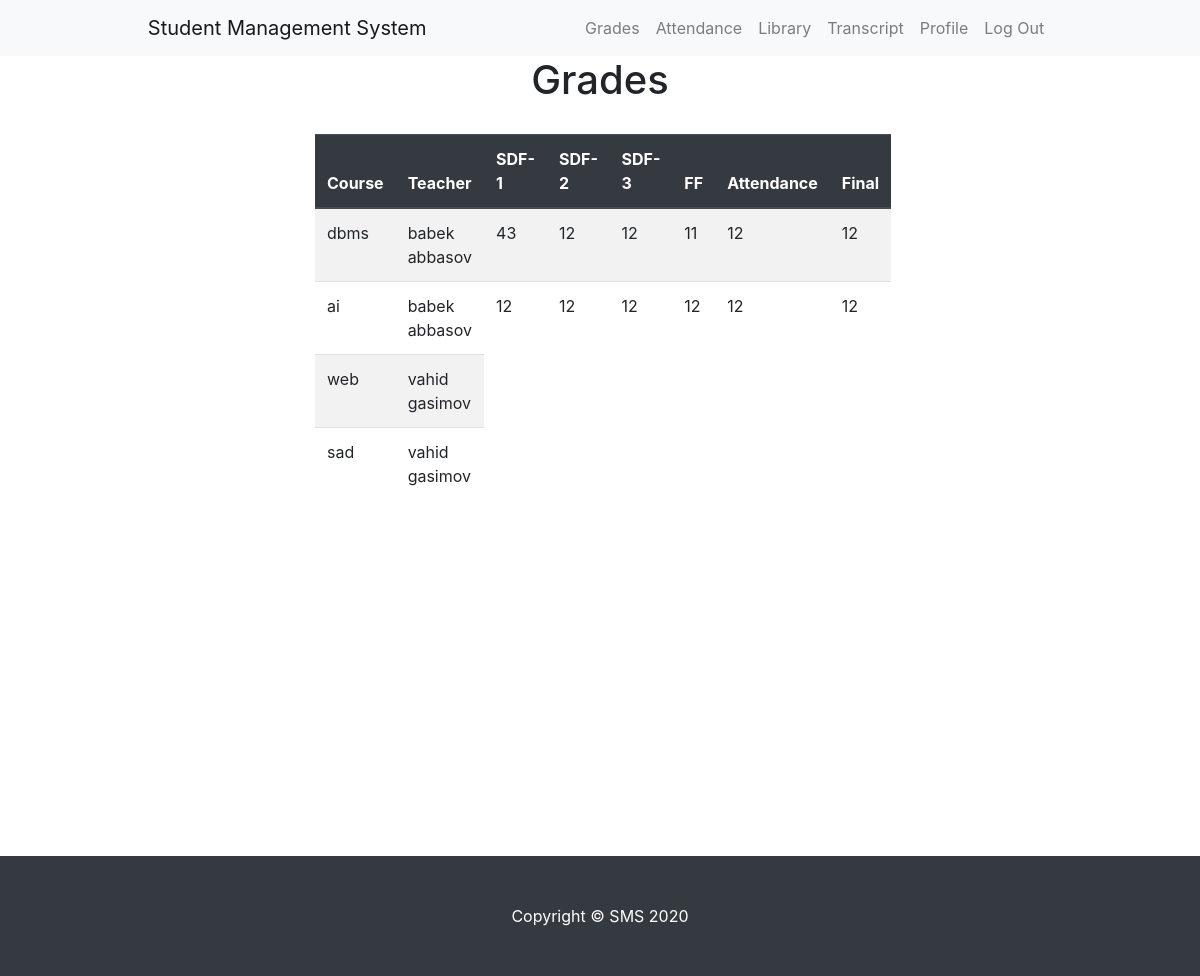
Screenshot of /UMS-client/sms/grades.php (signed in) with the database file from the repository.
### tables this page shows
CREATE TABLE `ctc` (
  `id` int(11) NOT NULL,
  `classId` int(11) NOT NULL,
  `teacherId` int(11) NOT NULL,
  `courseId` int(11) NOT NULL
);

CREATE TABLE `course` (
  `id` int(11) NOT NULL,
  `name` varchar(30) NOT NULL,
  `courseCode` int(11) NOT NULL,
  `depId` int(11) NOT NULL
);

CREATE TABLE `user` (
  `id` int(11) NOT NULL,
  `fname` varchar(30) NOT NULL,
  `lname` varchar(30) NOT NULL,
  `country` varchar(30) NOT NULL,
  `city` varchar(30) NOT NULL,
  `birth` date NOT NULL,
  `sex` varchar(30) NOT NULL,
  `username` varchar(30) NOT NULL,
  `password` varchar(30) NOT NULL,
  `job` varchar(30) NOT NULL
);

CREATE TABLE `grade` (
  `id` int(11) NOT NULL,
  `studentId` int(11) NOT NULL,
  `courseId` int(11) NOT NULL,
  `sdf1` int(3) DEFAULT NULL,
  `sdf2` int(3) DEFAULT NULL,
  `sdf3` int(3) DEFAULT NULL,
  `ff` int(3) DEFAULT NULL,
  `attendance` int(3) DEFAULT NULL,
  `final` int(3) DEFAULT NULL
);

### UMS-client/sms/grades.php (the view, shortened to what this page needs)
<?php
	include "connection.php";
?>
<!DOCTYPE html>
<html>
	<head>
		<link rel="stylesheet" href="https://maxcdn.bootstrapcdn.com/bootstrap/4.3.1/css/bootstrap.min.css">
		<link rel="stylesheet" href="style/index-style.css"/>
	</head>
	<body >
		 <nav class="navbar navbar-expand-lg navbar-light bg-light">
		<div class="container">
		<a class="navbar-brand" href="?action=home">Student Management System</a>
		  <div class="collapse navbar-collapse" id="navbarSupportedContent">
			<ul class="navbar-nav ml-auto">
			<li class="nav-item">
				<a class="nav-link" href="?action=grades">Grades</a>
			  </li>
			<li class="nav-item">
				<a class="nav-link"href="?action=attendance">Attendance</a>
			  </li>
			 <li class="nav-item">
				<a class="nav-link" href="?action=library">Library</a>
			  </li>
			  <li class="nav-item">
				<a class="nav-link" href="?action=transcript">Transcript</a>
			  </li>
			  <li class="nav-item">
				<a class="nav-link" href="?action=profile">Profile</a>
			  </li>
			  <li class="nav-item">
				<a class="nav-link" href="?action=logout">Log Out</a>
			  </li>
			</ul>
		  </div>
		  </div>
		</nav>
  <div style="min-height:800px;" class="container1" >
		<div style="margin:auto;" class="col-lg-8">
		<h1 style="text-align:center; margin:auto;"> Grades </h1>
<table style="margin-top:30px; margin-bottom:50px;" class="table table-striped table-hover table-responsive-sm">
    <thead class="thead-dark">
	 <tr>
        <th>Course</th>
        <th>Teacher</th>
		<th>SDF-1</th>
		<th>SDF-2</th>
		<th>SDF-3</th>
		<th>FF</th>
		<th>Attendance</th>
		<th>Final</th>
      </tr>
    </thead>
    <tbody  id="mytable">
		<?php
		$username = $_SESSION["username"];
		$sql6="SELECT *  FROM user WHERE username= '$username' and job='student'";
		$result6 = mysqli_query($conn, $sql6);
		$row6=mysqli_fetch_assoc($result6);
		$id = $row6["id"];
		$sql7="SELECT * FROM  addstudent WHERE studentId = '$id' ";
		$result7 = mysqli_query($conn, $sql7);
		$row7=mysqli_fetch_assoc($result7);
		$classId = $row7["classId"];
		$sql8="SELECT * FROM  ctc WHERE classId = '$classId' ";
		$result8 = mysqli_query($conn, $sql8);
		while($row8=mysqli_fetch_assoc($result8)){
		$teacherId = $row8["teacherId"];
		$courseId = $row8["courseId"];
		$sql3="SELECT * FROM course WHERE id = '$courseId' ";
		$result3 = mysqli_query($conn, $sql3);
		$row3=mysqli_fetch_assoc($result3);
		$sql4="SELECT * FROM user WHERE id = '$teacherId' ";
		$result4 = mysqli_query($conn, $sql4);
		$row4=mysqli_fetch_assoc($result4);
		?>
		<tr>
					<td><?php echo $row3["name"];?></td>
					<td><?php echo $row4["fname"]; echo " ".$row4["lname"];?></td>
		<?php
		$sql2="SELECT * FROM  grade WHERE courseId = '$courseId' AND studentId = '$id'";
		$result2 = mysqli_query($conn, $sql2);
		while($row2=mysqli_fetch_assoc($result2)){
		?>
					<td><?php echo $row2["sdf1"];?></td>
					<td><?php echo $row2["sdf2"];?></td>
					<td><?php echo $row2["sdf3"];?></td>
					<td><?php echo $row2["ff"];?></td>
					<td><?php echo $row2["attendance"];?></td>
					<td><?php echo $row2["final"];?></td>
				</tr>
		<?php } } ?>
    </tbody>
  </table>
 </div>
</div>
  <footer class="py-5 bg-dark">
    <div class="container">
      <p class="m-0 text-center text-white">Copyright &copy; SMS <?php echo date("Y"); ?></p>
    </div>
  </footer>
	</body>
</html>

### UMS-client/sms/style/index-style.css (style rules this page uses)
.container { width:80%; margin:auto; }
.container1 { width:75%; margin:auto; }

### rows the page displays
ctc: courseId.name "dbms", user.fname "babek", user.lname "abbasov"
grade: sdf1 "43", sdf2 "12", sdf3 "12", ff "11", attendance "12", final "12"
ctc: courseId.name "ai", user.fname "babek", user.lname "abbasov"
grade: sdf1 "12", sdf2 "12", sdf3 "12", ff "12", attendance "12", final "12"
ctc: courseId.name "web", user.fname "vahid", user.lname "gasimov"
ctc: courseId.name "sad", user.fname "vahid", user.lname "gasimov"
